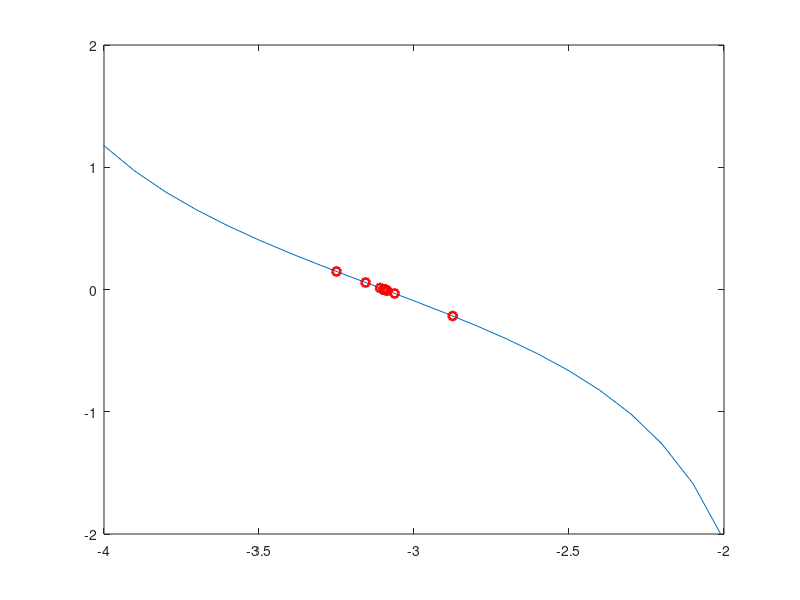

This figure's MATLAB source:
clear all;close all;clc

x = -10:0.1:10;
y = exp(x)-tan(x);
plot(x,y);
axis([-4 -2 -2 2]);
hold on;

xl = -4;
xr = -2.5;

for j = 1:1000
    xc = (xl+xr)/2;
    fc = exp(xc)-tan(xc);
    plot(xc, fc, 'ro', 'Linewidth', [2]);
    pause(0.5)
    
    if  fc < 0
        xr = xc;
    else 
        xl = xc;
    end
    
    if abs(fc) < 10^-5
        break;
    end
    
end

xc
j

